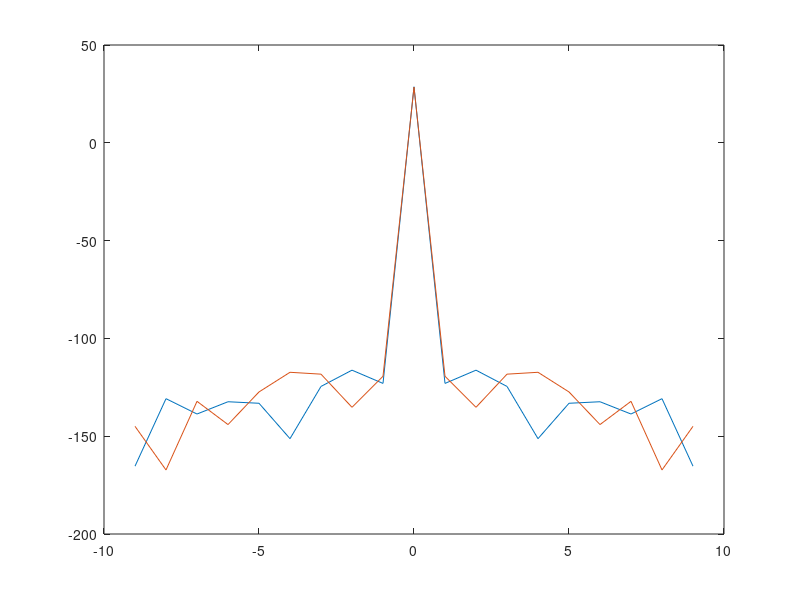

The MATLAB source for this figure: (Note: this script raises an error after producing the figure.)
clear
figure

plotLog = 1;

addpath('C:\Users\Zemp-Lab\Desktop\OvernightPairGeneration\GitCodes\CompNOCodes\FastCompOptimizer')

%% Load in the appropriate pairs

% tempDat = load('bestPairsSQP41');
tempDat = load('len10_2codes_1150');

x = tempDat.('x');
numPairs = size(x,1)/2;
N = size(x,2);

%% Compare to Welch bound
% disp('Welch bound:')    
% disp(welchBound( N, numPairs, 2 ))

% Would like to be welch bound
% Max cross correlation of normalized codes
% We set the magnitude of each individual pair to sqrt(2)
% disp('Welch metric:') 
% disp(maxXcorr(normr(x)/sqrt(2),[]))
% intervals = [];
% disp(maxXcorr(normr(x)/sqrt(2),intervals))


%% Plot autocorrelation
% Create x axis (shift from -(codeLength-1) to +(codeLength-1)
xAxis = -(N-1):(N-1);

minACFMain = -1;
for i=1:numPairs
    currPair = x((2*i-1):2*i,:);
    currAc = xcorr(currPair(1,:)) + xcorr(currPair(2,:));
    [maxVal, whereMax] = max(currAc);
    currAc(whereMax) = 0;
    sideMax = max(currAc);
    
    % mainToSide = maxVal/sideMax; % Check main-sidelobe in ACF is good
    
    if(plotLog == 1)
       plot(xAxis,20*log10(abs(xcorr(currPair(1,:)) + xcorr(currPair(2,:))) + eps));   
    else
       plot(xAxis,xcorr(currPair(1,:)) + xcorr(currPair(2,:)));  
    end
           
    hold on
    
    % Keep track of smallest mainlobe value
    if (maxVal < minACFMain || minACFMain == -1)
        minACFMain = maxVal;
    end
end    

% Min ACF mainlobe to CCF sidelobe ratio
ACFToCCF = minACFMain / maxXcorr(x,[]);
% ACFToCCF = minACFMain / maxXcorr(x, intervals);
disp('ACF to CCF:');
disp(ACFToCCF);

% Plot pairwise sum of cross correlation
plotCcSum = 1;

if (plotCcSum == 1 && numPairs > 1)

    pairChoices = nchoosek(1:numPairs,2);
    for i = 1:size(pairChoices,1)
        % We find the sum of pairwise cross correlations
        % Ex. for pair A and pair B, we sum xcorr(A1,B1) + xcorr(A2,B2)
        currChoices = pairChoices(i,:);
        firstPair = x((2*currChoices(1)-1):2*currChoices(1),:);
        secPair = x((2*currChoices(2)-1):2*currChoices(2),:);

        currXcorr = xcorr(firstPair(1,:),secPair(1,:)) + xcorr(firstPair(2,:),secPair(2,:));
        if(plotLog == 1)
            plot(xAxis,20*log10(abs(currXcorr)+eps));
        else
            plot(xAxis,currXcorr)
        end
        hold on
    end
    title(sprintf('Optimized: ACF and CCF with Code Length = %d and #Pairs = %d', N,numPairs));
else      
    title(sprintf('ACF with Code Length = %d and #Pairs = %d', N,numPairs));
end

xlabel('Shift amount')
if(plotLog == 1)
   ylabel('Magnitude (dB)') 
else
   ylabel('Magnitude')  
end

% Record the ACF to CCF ratio
str = sprintf('ACF to CCF ratio: %1.2f',ACFToCCF);
dim = [.2 .5 .3 .3];
annotation('textbox',dim,'String',str,'FitBoxToText','on');
